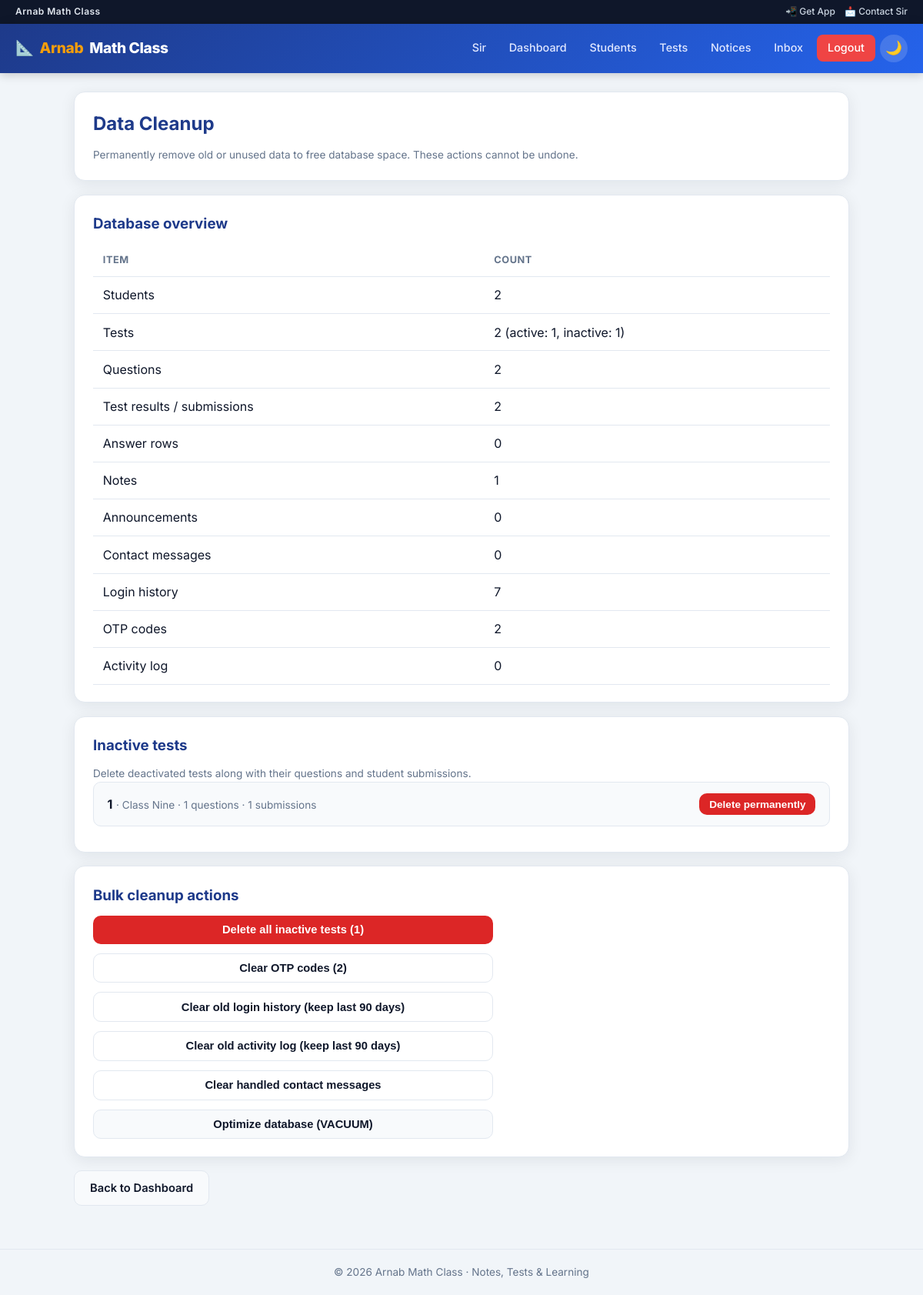
Page /teacher/cleanup (signed in) on the committed database.
### tables this page shows
CREATE TABLE tests (
            id INTEGER PRIMARY KEY AUTOINCREMENT,
            title TEXT NOT NULL,
            subject TEXT,
            class_name TEXT,
            duration_minutes INTEGER NOT NULL,
            is_active INTEGER DEFAULT 1,
            created_at TEXT NOT NULL
        );

### app.py (the view)
@app.route("/teacher/cleanup", methods=["GET"])
@teacher_login_required
def data_cleanup():
    with get_db() as conn:
        def cnt(sql):
            return conn.execute(sql).fetchone()["c"]
        counts = {
            "students": cnt("SELECT COUNT(*) AS c FROM students"),
            "tests": cnt("SELECT COUNT(*) AS c FROM tests"),
            "active_tests": cnt("SELECT COUNT(*) AS c FROM tests WHERE is_active=1"),
            "inactive_tests": cnt("SELECT COUNT(*) AS c FROM tests WHERE is_active=0"),
            "questions": cnt("SELECT COUNT(*) AS c FROM questions"),
            "results": cnt("SELECT COUNT(*) AS c FROM results"),
            "answers": cnt("SELECT COUNT(*) AS c FROM answers"),
            "notes": cnt("SELECT COUNT(*) AS c FROM notes"),
            "announcements": cnt("SELECT COUNT(*) AS c FROM announcements"),
            "contacts": cnt("SELECT COUNT(*) AS c FROM contact_requests"),
            "login_history": cnt("SELECT COUNT(*) AS c FROM login_history"),
            "otp": cnt("SELECT COUNT(*) AS c FROM otp_codes"),
            "activity": cnt("SELECT COUNT(*) AS c FROM activity_log"),
        }
        inactive = conn.execute(
            "SELECT * FROM tests WHERE is_active=0 ORDER BY created_at DESC"
        ).fetchall()
        inactive_tests = []
        for t in inactive:
            q_count = conn.execute(
                "SELECT COUNT(*) AS c FROM questions WHERE test_id=?", (t["id"],)
            ).fetchone()["c"]
            r_count = conn.execute(
                "SELECT COUNT(*) AS c FROM results WHERE test_id=?", (t["id"],)
            ).fetchone()["c"]
            inactive_tests.append({
                "id": t["id"],
                "title": t["title"],
                "class_name": t["class_name"],
                "q_count": q_count,
                "r_count": r_count,
            })
    return render_template(
        "data_cleanup.html", counts=counts, inactive_tests=inactive_tests
    )

### app.py (called while the page is built, shortened)
def get_db():
    conn = sqlite3.connect(DB_PATH)
    conn.row_factory = sqlite3.Row
    conn.execute("PRAGMA foreign_keys = ON")
    return conn

def get_csrf_token():
    token = session.get("_csrf_token")
    if not token:
        token = secrets.token_urlsafe(32)
        session["_csrf_token"] = token
    return token

@app.before_request
def enforce_https():
    if FORCE_HTTPS and not DEBUG_MODE and not request.is_secure and not _is_local_host():
        return redirect(request.url.replace("http://", "https://", 1), code=301)

@app.before_request
def csrf_protect():
    if request.method not in ("POST", "PUT", "PATCH", "DELETE"):
        return None

@app.after_request
def add_security_headers(resp):
    resp.headers.setdefault("X-Content-Type-Options", "nosniff")
    resp.headers.setdefault("X-Frame-Options", "SAMEORIGIN")
    resp.headers.setdefault("Referrer-Policy", "strict-origin-when-cross-origin")
    resp.headers.setdefault("Permissions-Policy", "camera=(), microphone=(), geolocation=()")
    if FORCE_HTTPS and request.is_secure:
        resp.headers.setdefault("Strict-Transport-Security", "max-age=31536000")
    return resp

@app.before_request
def validate_student_session():
    sid = session.get("student_id")
    if not sid or request.endpoint in (None, "static", "manifest", "service_worker"):
        return None

def teacher_login_required(f):
    @wraps(f)
    def decorated(*args, **kwargs):
        if not session.get("is_teacher"):
            flash("Teacher login is required.", "error")
            return redirect(url_for("teacher_login"))
        return f(*args, **kwargs)
    return decorated

@app.context_processor
def inject_notifications():
    data = {"unread_notif_count": 0, "student_notifications": []}
    sid = session.get("student_id")
    if not sid:
        return data

### templates/data_cleanup.html (shortened to what this page needs)
{% extends "base.html" %}
{% block content %}
<div class="card">
  <h2>Data Cleanup</h2>
  <p class="helper-text">
    Permanently remove old or unused data to free database space. These actions cannot be undone.
  </p>
</div>
<div class="card">
  <h3>Database overview</h3>
  <table>
    <tr><th>Item</th><th>Count</th></tr>
    <tr><td>Students</td><td>{{ counts.students }}</td></tr>
    <tr><td>Tests</td><td>{{ counts.tests }} (active: {{ counts.active_tests }}, inactive: {{ counts.inactive_tests }})</td></tr>
    <tr><td>Questions</td><td>{{ counts.questions }}</td></tr>
    <tr><td>Test results / submissions</td><td>{{ counts.results }}</td></tr>
    <tr><td>Answer rows</td><td>{{ counts.answers }}</td></tr>
    <tr><td>Notes</td><td>{{ counts.notes }}</td></tr>
    <tr><td>Announcements</td><td>{{ counts.announcements }}</td></tr>
    <tr><td>Contact messages</td><td>{{ counts.contacts }}</td></tr>
    <tr><td>Login history</td><td>{{ counts.login_history }}</td></tr>
    <tr><td>OTP codes</td><td>{{ counts.otp }}</td></tr>
    <tr><td>Activity log</td><td>{{ counts.activity }}</td></tr>
  </table>
</div>
<div class="card">
  <h3>Inactive tests</h3>
  <p class="helper-text">Delete deactivated tests along with their questions and student submissions.</p>
  {% if inactive_tests %}
    {% for t in inactive_tests %}
    <div class="item-box" style="margin-bottom:10px; display:flex; justify-content:space-between; align-items:center; flex-wrap:wrap; gap:8px;">
      <div>
        <strong>{{ t.title }}</strong>
        <span class="helper-text"> · Class {{ t.class_name }} · {{ t.q_count }} questions · {{ t.r_count }} submissions</span>
      </div>
      <form method="POST" action="{{ url_for('delete_test', test_id=t.id) }}"
            onsubmit="return confirm('Permanently delete «{{ t.title }}» and all related data?');"><input type="hidden" name="csrf_token" value="{{ csrf_token() }}">
        <button class="btn btn-sm btn-danger" type="submit">Delete permanently</button>
      </form>
    </div>
    {% endfor %}
  {% else %}
    <p class="text-muted">No inactive tests.</p>
  {% endif %}
</div>
<div class="card">
  <h3>Bulk cleanup actions</h3>
  <div style="display:flex; flex-direction:column; gap:12px; max-width:520px;">
    <form method="POST" action="{{ url_for('cleanup_action') }}"
          onsubmit="return confirm('Delete ALL inactive tests and their questions/results?');"><input type="hidden" name="csrf_token" value="{{ csrf_token() }}">
      <button class="btn btn-danger btn-full" type="submit">Delete all inactive tests ({{ counts.inactive_tests }})</button>
    </form>
    <form method="POST" action="{{ url_for('cleanup_action') }}"
          onsubmit="return confirm('Delete all expired OTP codes?');"><input type="hidden" name="csrf_token" value="{{ csrf_token() }}">
      <button class="btn btn-outline btn-full" type="submit">Clear OTP codes ({{ counts.otp }})</button>
    </form>
    <form method="POST" action="{{ url_for('cleanup_action') }}"
          onsubmit="return confirm('Delete login history older than 90 days?');"><input type="hidden" name="csrf_token" value="{{ csrf_token() }}">
      <button class="btn btn-outline btn-full" type="submit">Clear old login history (keep last 90 days)</button>
    </form>
    <form method="POST" action="{{ url_for('cleanup_action') }}"
          onsubmit="return confirm('Delete activity log entries older than 90 days?');"><input type="hidden" name="csrf_token" value="{{ csrf_token() }}">
      <button class="btn btn-outline btn-full" type="submit">Clear old activity log (keep last 90 days)</button>
    </form>
    <form method="POST" action="{{ url_for('cleanup_action') }}"
          onsubmit="return confirm('Delete all read/handled contact messages?');"><input type="hidden" name="csrf_token" value="{{ csrf_token() }}">
      <button class="btn btn-outline btn-full" type="submit">Clear handled contact messages</button>
    </form>
    <form method="POST" action="{{ url_for('cleanup_action') }}"
          onsubmit="return confirm('VACUUM the database to reclaim disk space?');"><input type="hidden" name="csrf_token" value="{{ csrf_token() }}">
      <button class="btn btn-secondary btn-full" type="submit">Optimize database (VACUUM)</button>
    </form>
  </div>
</div>
<a class="btn btn-secondary" href="{{ url_for('teacher_dashboard') }}">Back to Dashboard</a>
{% endblock %}

### templates/base.html (style rules this page uses)
:root, [data-theme="light"] { --bg: #f1f5f9; --surface: #ffffff; --surface2: #f8fafc; --text: #0f172a; --text-muted: #64748b; --primary: #1e3a8a; --primary-hover: #1e40af; --accent: #f59e0b; --success: #059669; --danger: #dc2626; --border: #e2e8f0; --shadow: 0 4px 20px rgba(15,23,42,0.08); --radius: 14px; --nav-h: 64px; }
* { margin:0; padding:0; box-sizing:border-box; }
html { scroll-behavior: smooth; }
body { font-family: 'Inter', 'Noto Sans Bengali', system-ui, sans-serif; background: var(--bg); color: var(--text); min-height: 100vh; display: flex; flex-direction: column; line-height: 1.55; transition: background .25s, color .25s; }
a { color: inherit; text-decoration: none; }
.card { background: var(--surface); border-radius: var(--radius); padding: 1.4rem 1.5rem; box-shadow: var(--shadow); border: 1px solid var(--border); margin-bottom: 1.1rem; transition: box-shadow .2s; }
.card h2, .card h3 { color: var(--primary); margin-bottom: .75rem; }
.btn { display: inline-flex; align-items: center; gap: .4rem; padding: .65rem 1.25rem; border: none; border-radius: 10px; font-weight: 600; font-size: .92rem; cursor: pointer; transition: transform .12s, background .15s, box-shadow .15s; }
.btn-danger { background: var(--danger); color: #fff; }
.btn-outline { background: transparent; border: 1.5px solid var(--border); color: var(--text); }
.btn-sm { padding: .4rem .8rem; font-size: .85rem; }
.btn-full { width: 100%; justify-content: center; }
.btn-secondary { background: var(--surface2); color: var(--text); border: 1.5px solid var(--border); }
table { width: 100%; border-collapse: collapse; }
th, td { padding: .7rem .8rem; text-align: left; border-bottom: 1px solid var(--border); }
th { font-size: .8rem; text-transform: uppercase; letter-spacing: .04em; color: var(--text-muted); }
.helper-text { font-size: .85rem; color: var(--text-muted); line-height: 1.5; }
.item-box { background: var(--surface2); border: 1px solid var(--border); border-radius: 10px; padding: .9rem 1.1rem; }

### rows in the picture
tests: title "1", class_name "Nine", q_count "1", r_count "1"

### other values in the picture
{{ counts.students }} "2"
{{ counts.tests }} "2"
{{ counts.active_tests }} "1"
{{ counts.inactive_tests }} "1"
{{ counts.questions }} "2"
{{ counts.results }} "2"
{{ counts.answers }} "0"
{{ counts.notes }} "1"
{{ counts.announcements }} "0"
{{ counts.contacts }} "0"
{{ counts.login_history }} "7"
{{ counts.otp }} "2"
{{ counts.activity }} "0"
